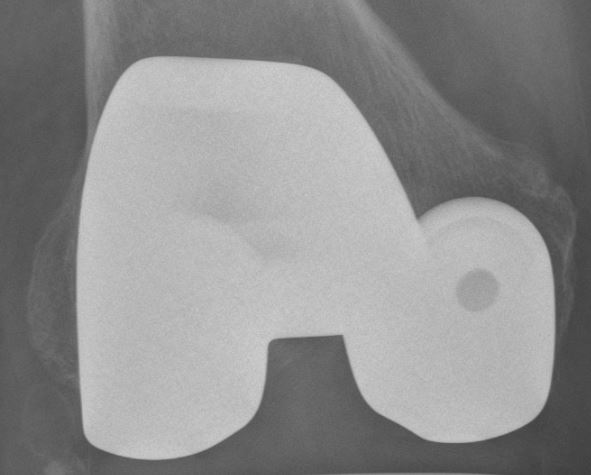
#> input picture code/1077.JPG, 591 x 475 px
$ python grabCut.py
#> lines starting #> are read from the running program, lines starting #| are printed output that depends on the picture
#coding=utf-8

import cv2

import numpy as np

from matplotlib import pyplot as plt
img=cv2.imread('1077.JPG')
#> img is the input picture: shape (475, 591, 3); min 62, max 208, mean 141.7

mask=np.zeros(img.shape[:2],np.uint8)
bgdModel=np.zeros((1,65),np.float64)
fgdModel=np.zeros((1,65),np.float64)
rect=(20,20,550,435)

cv2.grabCut(img,mask,rect,bgdModel,fgdModel,5,cv2.GC_INIT_WITH_RECT)

mask2=np.where((mask==2)|(mask==0),0,1).astype('uint8')
img=img*mask2[:,:,np.newaxis]
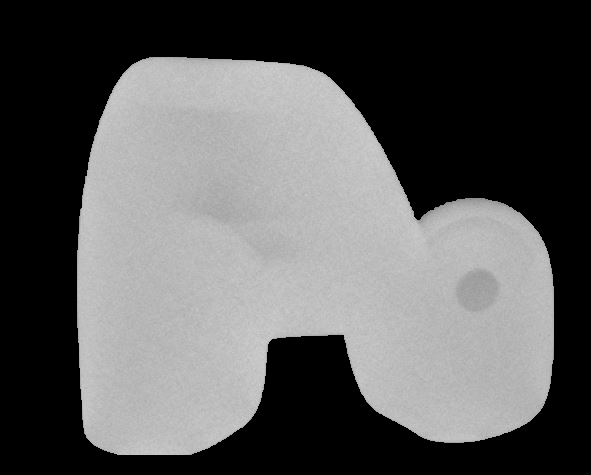
#> img: shape (475, 591, 3); min 0, max 208, mean 91.9


plt.imshow(img),plt.colorbar(),plt.show()
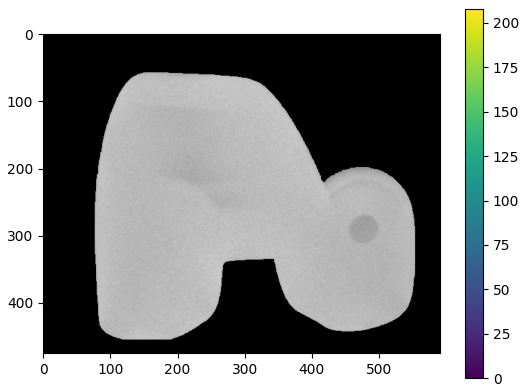
#> figure drawn by matplotlib, 2 panels

$ run again, with code/frame.jpg copied over code/1077.JPG
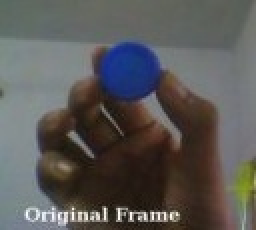
#> input picture code/frame.jpg, 128 x 115 px (shown 2 times larger)
#> img is the input picture: shape (115, 128, 3); mean B, G, R 87, 88.8, 90.7
#> `img=img*mask2[:,:,np.newaxis]`:
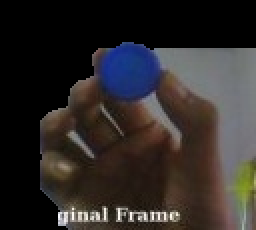
#> img: shape (115, 128, 3) (shown 2 times larger); mean B, G, R 41.1, 42.4, 47
#> `plt.imshow(img),plt.colorbar(),plt.show()`:
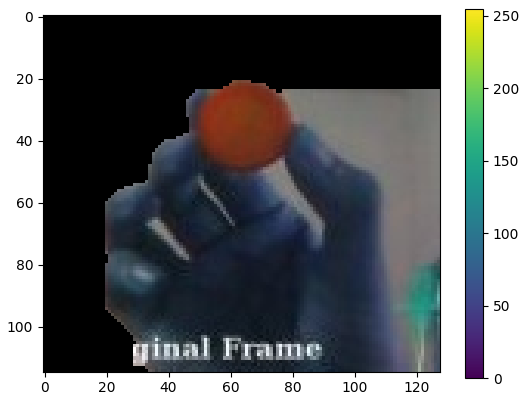
#> figure drawn by matplotlib, 2 panels; B, G, R data is drawn as R, G, B
